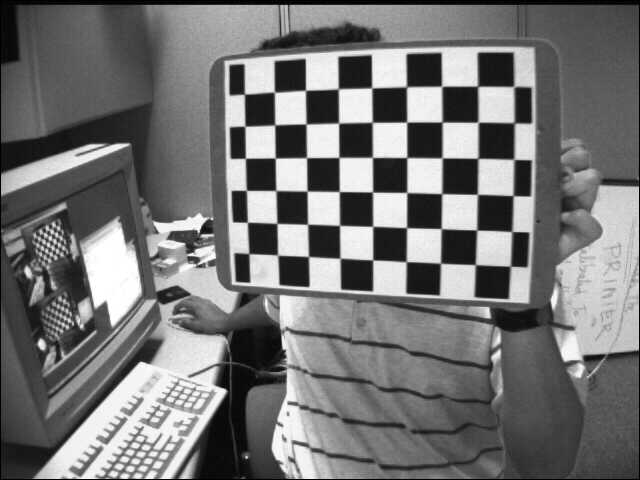
#> input picture left01.jpg, 640 x 480 px; its folder holds only this picture in this run
$ python generate_transformed_images.py
#> lines starting #> are read from the running program, lines starting #| are printed output that depends on the picture
import cv2
import numpy as np
import glob
import os

# Function to apply random transformations to an image
def transform_image(img, angle, scale, tx, ty):
    rows, cols = img.shape[:2]

    # Rotation matrix
    M_rotation = cv2.getRotationMatrix2D((cols / 2, rows / 2), angle, scale)

    # Translation matrix
    M_translation = np.float32([[1, 0, tx], [0, 1, ty]])

    # Apply transformations
    rotated = cv2.warpAffine(img, M_rotation, (cols, rows))
    transformed = cv2.warpAffine(rotated, M_translation, (cols, rows))

    return transformed

# Load your existing images
image_files = sorted(glob.glob('left*.jpg'))

# Process the last available image (e.g., left14.jpg) and generate 10 more images
last_image = cv2.imread(image_files[-1])
#> last_image is the input picture: shape (480, 640, 3); min 0, max 255, mean 116.6

for i in range(15, 25):
    # Apply random transformations: rotation between -30 and 30 degrees, scale between 0.9 and 1.1, translation
    angle = np.random.uniform(-30, 30)  # Random rotation between -30 and 30 degrees
    scale = np.random.uniform(0.9, 1.1)  # Random scaling between 0.9x and 1.1x
    tx = np.random.uniform(-50, 50)  # Random translation in the X direction
    ty = np.random.uniform(-50, 50)  # Random translation in the Y direction

    # Transform image
    transformed_img = transform_image(last_image, angle, scale, tx, ty)

    # Save the new image
    output_filename = f'left{i}.jpg'
    cv2.imwrite(output_filename, transformed_img)
    print(f'Generated {output_filename}')
#> this loop made 10 passes
#> pass 1, in transform_image, `rotated = cv2.warpAffine(img, M_rotation, (cols, rows))`:
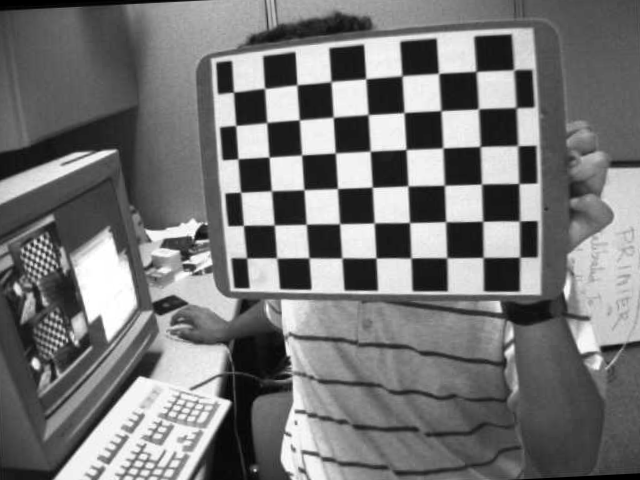
#> rotated: shape (480, 640, 3); min 0, max 255, mean 118.6
#> pass 1, in transform_image, `transformed = cv2.warpAffine(rotated, M_translation, (cols, rows))`:
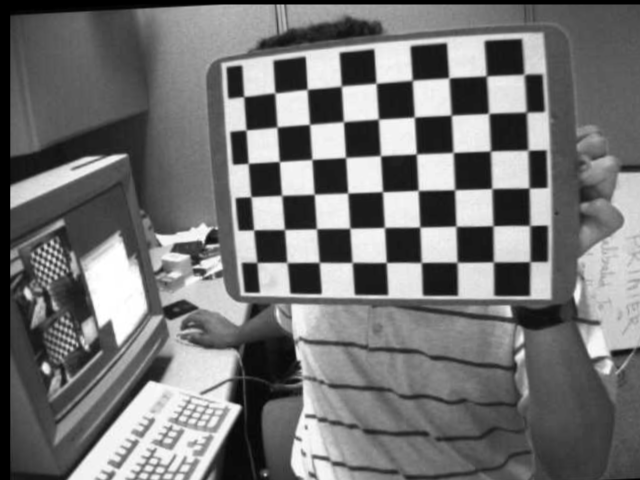
#> transformed: shape (480, 640, 3); min 0, max 255, mean 115.7
#> pass 2, in transform_image (call 2), `rotated = cv2.warpAffine(img, M_rotation, (cols, rows))`:
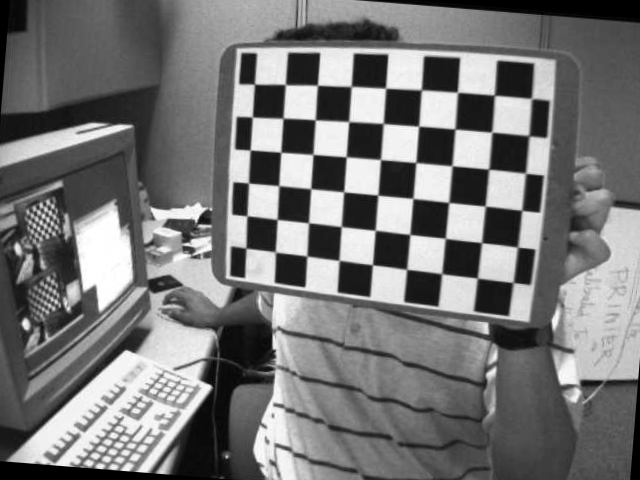
#> rotated: shape (480, 640, 3); min 0, max 255, mean 117.8
#> pass 2, in transform_image (call 2), `transformed = cv2.warpAffine(rotated, M_translation, (cols, rows))`:
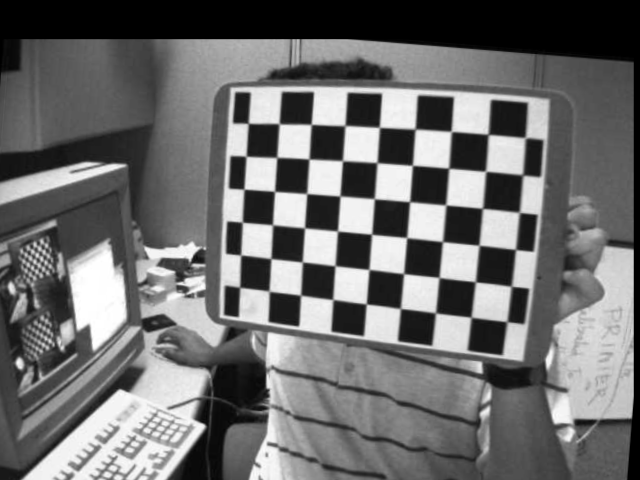
#> transformed: shape (480, 640, 3); min 0, max 255, mean 109.5

# Show the first transformed image for verification
cv2.imshow('Transformed Image', transformed_img)
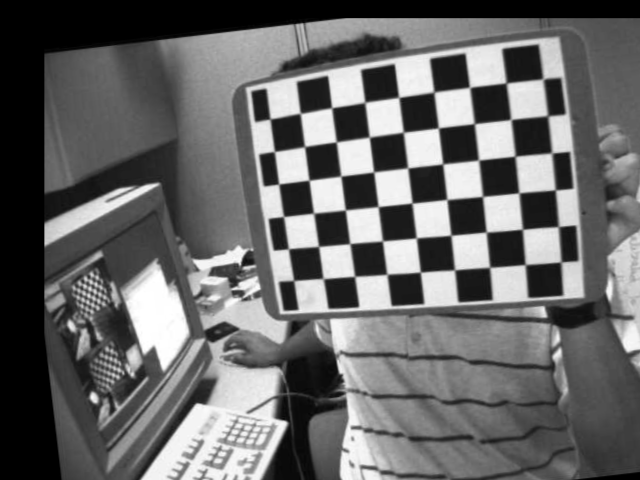
#> window 'Transformed Image': shape (480, 640, 3); min 0, max 255, mean 103.5
cv2.waitKey(500)
cv2.destroyAllWindows()

$ run again, on left05.jpg
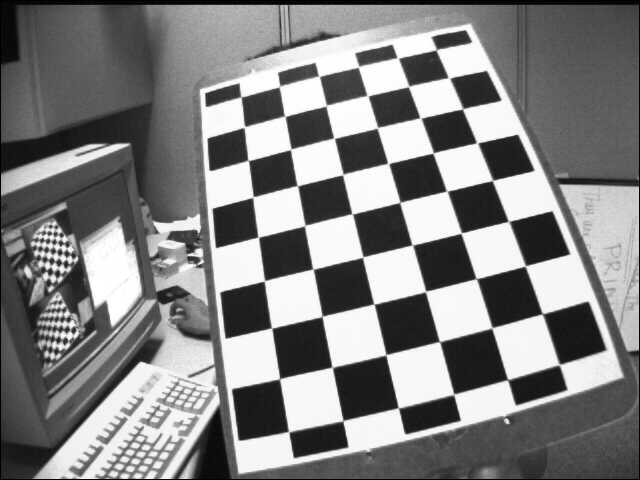
#> input picture left05.jpg, 640 x 480 px
#> last_image is the input picture: shape (480, 640, 3); min 0, max 255, mean 129.8
#> the loop `for i in range(15, 25):` made 10 passes
#> pass 1, in transform_image, `transformed = cv2.warpAffine(rotated, M_translation, (cols, rows))`:
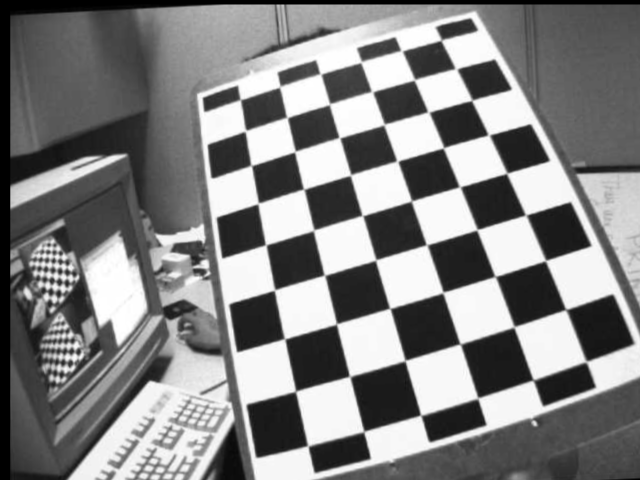
#> transformed: shape (480, 640, 3); min 0, max 255, mean 130.2
#> `cv2.imshow('Transformed Image', transformed_img)`:
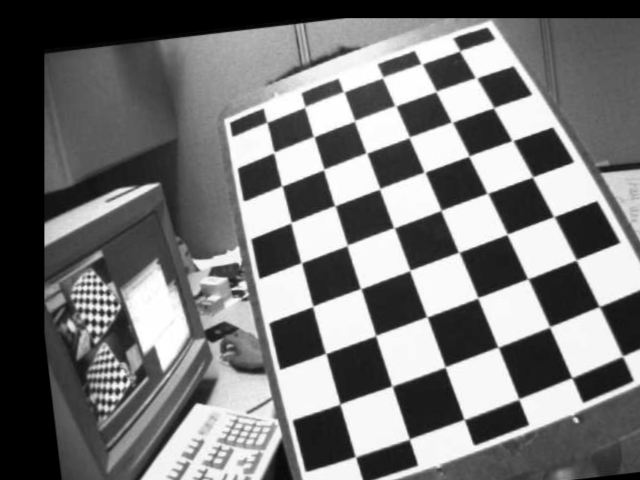
#> window 'Transformed Image': shape (480, 640, 3); min 0, max 255, mean 117.3

$ run again, on left06.jpg
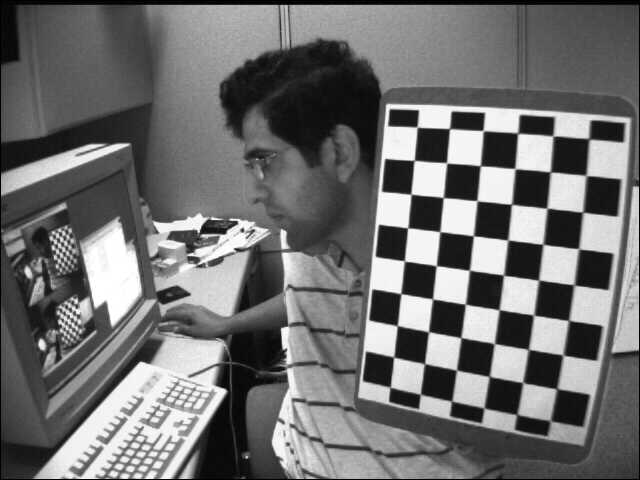
#> input picture left06.jpg, 640 x 480 px
#> last_image is the input picture: shape (480, 640, 3); min 0, max 255, mean 111.6
#> the loop `for i in range(15, 25):` made 10 passes
#> pass 1, in transform_image, `transformed = cv2.warpAffine(rotated, M_translation, (cols, rows))`:
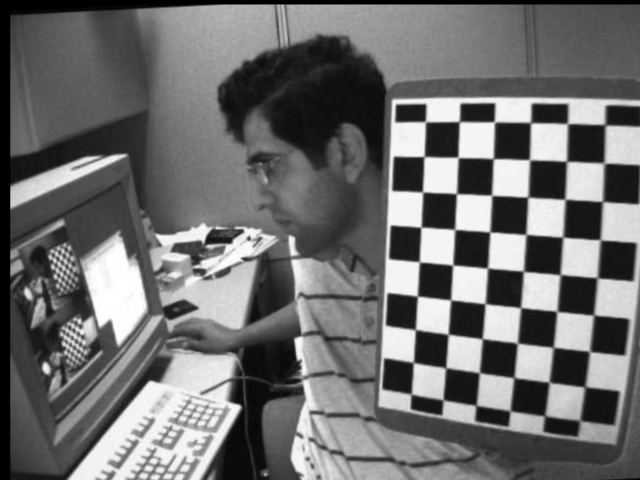
#> transformed: shape (480, 640, 3); min 0, max 255, mean 110.6
#> `cv2.imshow('Transformed Image', transformed_img)`:
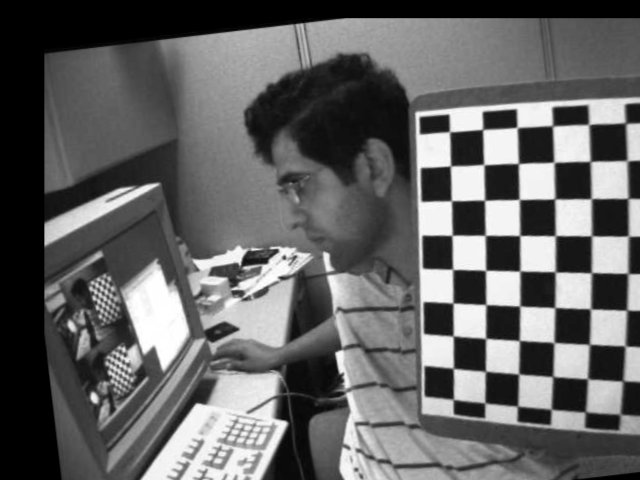
#> window 'Transformed Image': shape (480, 640, 3); min 0, max 255, mean 99.3

$ run again, on left07.jpg
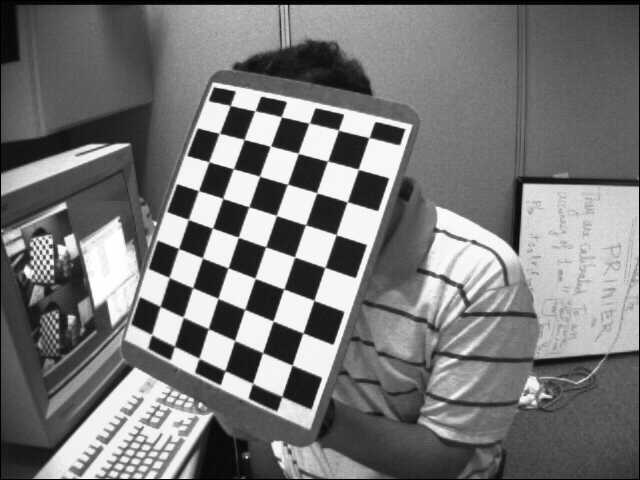
#> input picture left07.jpg, 640 x 480 px
#> last_image is the input picture: shape (480, 640, 3); min 0, max 255, mean 119.5
#> the loop `for i in range(15, 25):` made 10 passes
#> pass 1, in transform_image, `transformed = cv2.warpAffine(rotated, M_translation, (cols, rows))`:
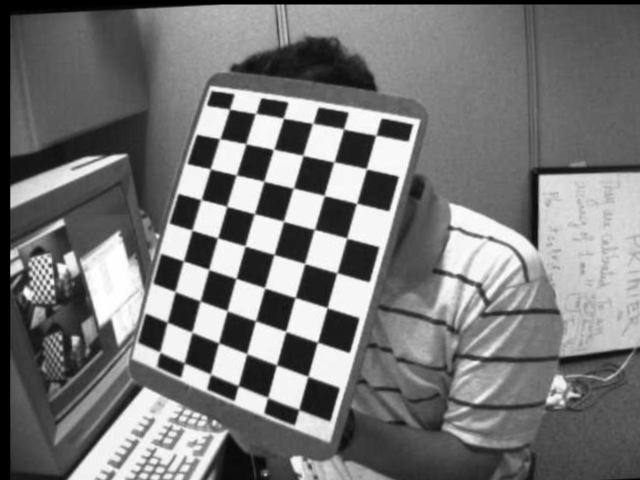
#> transformed: shape (480, 640, 3); min 0, max 255, mean 119.1
#> `cv2.imshow('Transformed Image', transformed_img)`:
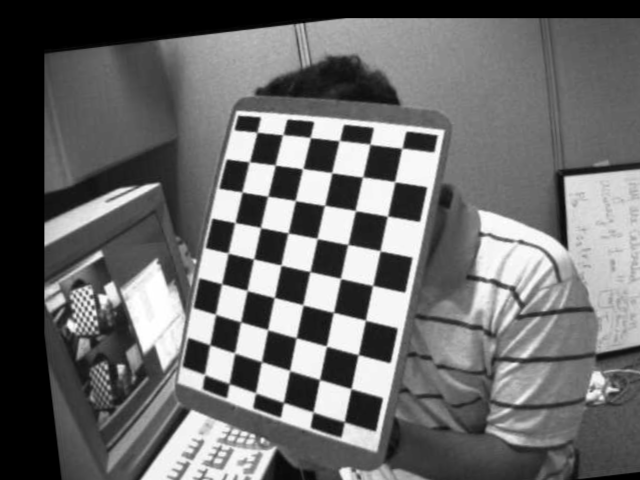
#> window 'Transformed Image': shape (480, 640, 3); min 0, max 255, mean 106.8
